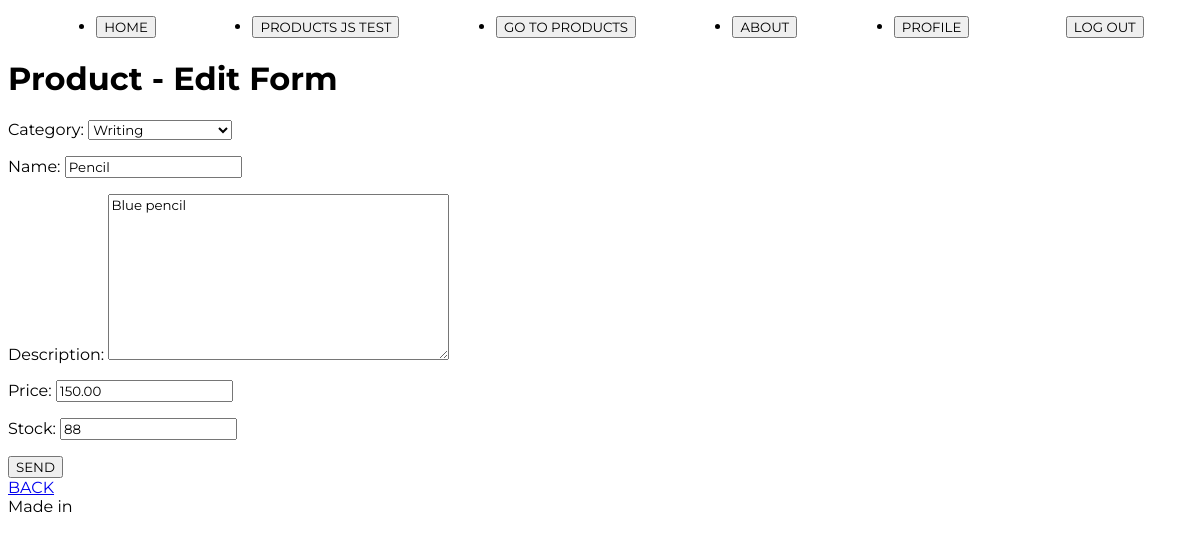
Page /product/product/update/5 (signed in) on the earlier database version.
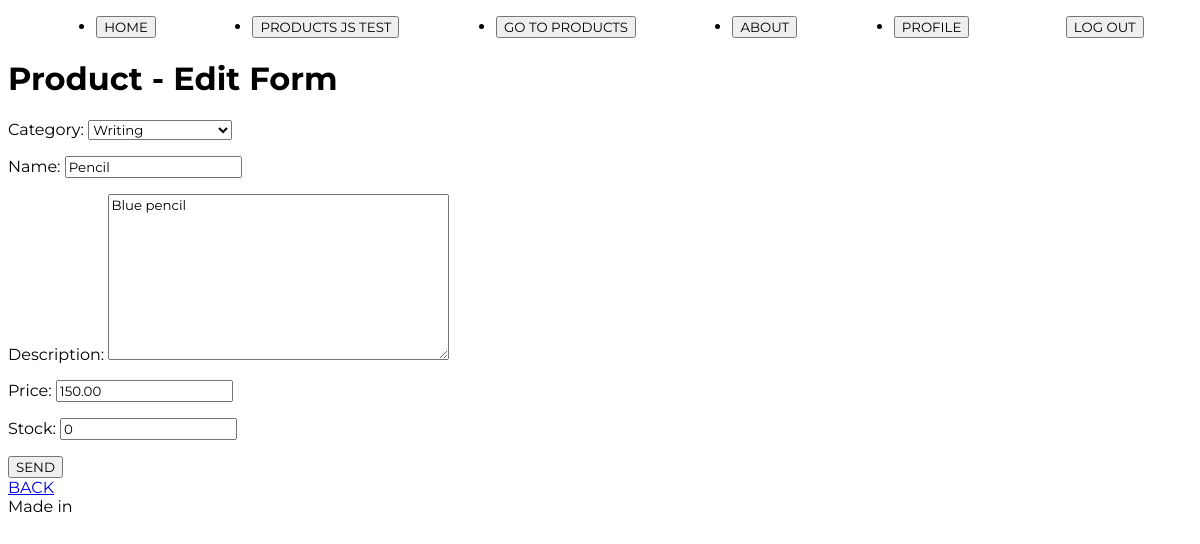
Same page on the later database version.
### product/models.py (models this page shows, shortened)
class Product(models.Model):
    category=models.ForeignKey(Category, on_delete=models.CASCADE, null=True, blank=True, verbose_name='category')
    name = models.CharField(max_length=150, db_index=True) #facilita la búsqueda en la BD
    description = models.TextField(blank=True, null=True, verbose_name='Description') #blank: el campo puede dejarse vacío cuando es True
    price = models.DecimalField(max_digits=10, decimal_places=2)
    stock = models.PositiveIntegerField()
    class Meta: #Se utiliza para definir opciones de configuración adicionales de un modelo
        unique_together = ('category', 'name') #la combinación de los campos debe ser única en la BD
        verbose_name = 'Product' #Define el nombre singular legible del modelo (también usado en el panel de ADMIN)
        verbose_name_plural = 'Products' #Define el nombre plurar legible del modelo (también usado en el panel de ADMIN)

### product/views_models/product.py (the view)
# urls.py: path('product/update/<int:pk>', product.ProductUpdateView.as_view(), name='product_update'),
class ProductUpdateView(UpdateView):
    model = models.Product
    form_class = forms.ProductForm
    template_name = 'product/Product_crud/product_form.html'
    success_url = reverse_lazy('product:product_list')

### product/forms.py (shortened to what this page needs)
class ProductForm(forms.ModelForm):
    class Meta:
        model = models.Product
        fields = ['category','name', 'description', 'price', 'stock']

### product/models.py (called while the page is built)
    def __str__(self):
        return self.name

### product/templates/product/Product_crud/product_form.html (shortened to what this page needs)
{% extends 'core/base.html' %}
{% block content %}
    {% if form.instance.pk%}
        <h1>Product - Edit Form</h1>
    {% else %}
        <h1>Register - Create Form</h1>
    {% endif %}
    <form method="post">
        {{ form.as_p }}
        <button type="submit">SEND</button>
    </form>
    <a href="{% url 'product:product_list' %}">BACK</a>
{% endblock content %}

Differences in the rows shown:
changed Product "Writing": stock "88" → "0"
